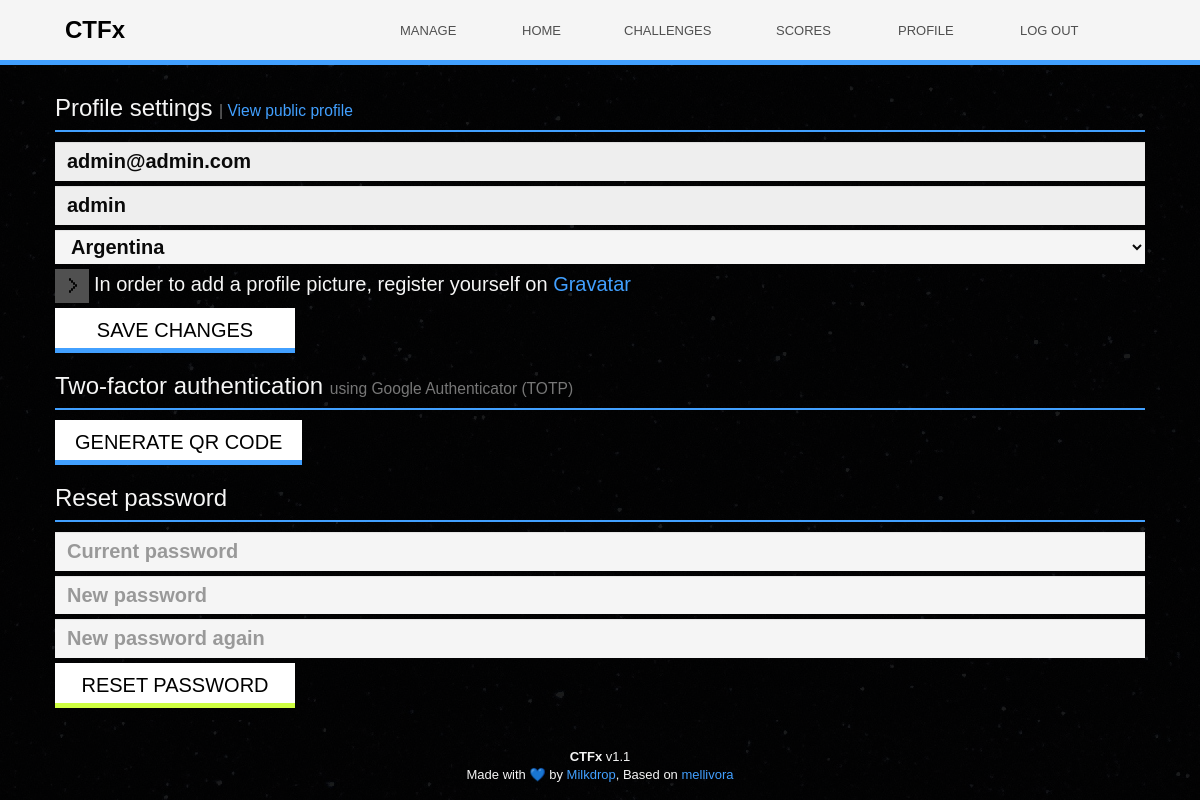
The app's page /profile.php (signed in) with its own data.
### tables this page shows
CREATE TABLE users (
  id int(10) unsigned NOT NULL AUTO_INCREMENT,
  email varchar(255) NOT NULL,
  team_name varchar(255) NOT NULL,
  added int(10) unsigned NOT NULL,
  last_active int(10) unsigned NOT NULL DEFAULT '0',
  passhash varchar(255) NOT NULL,
  download_key char(64) NOT NULL,
  class tinyint(4) NOT NULL DEFAULT '0',
  enabled tinyint(1) NOT NULL DEFAULT '1',
  user_type tinyint(3) unsigned NOT NULL DEFAULT '0',
  competing tinyint(1) NOT NULL DEFAULT '1',
  country_id smallint(5) unsigned NOT NULL,
  2fa_status enum('disabled','generated','enabled') NOT NULL DEFAULT 'disabled',
  PRIMARY KEY (id),
  UNIQUE KEY email (email),
  UNIQUE KEY team_name (team_name),
  UNIQUE KEY (download_key)
);

CREATE TABLE countries (
  id smallint(5) unsigned NOT NULL AUTO_INCREMENT,
  country_name varchar(50) NOT NULL DEFAULT '',
  country_code char(2) NOT NULL DEFAULT '',
  PRIMARY KEY (id),
  UNIQUE KEY short (country_code)
);

### include/language/language.inc.php (called while the page is built, shortened)
<?php
$lang = array();

### include/language/translations/en.php (called while the page is built, shortened)
<?php
$lang['sorry'] = 'Sorry';
$lang['after_release'] = 'after release';
$lang['position'] = 'Position';
$lang['team'] = 'Team';
$lang['points'] = 'Points';
$lang['points_short'] = 'pts';
$lang['country'] = 'Country';
$lang['solved'] = 'Solved';
$lang['home'] = 'Home';
$lang['profile'] = 'Profile';
$lang['scores'] = 'Scores';
$lang['log_in'] = 'Log in';
$lang['log_out'] = 'Log out';
$lang['close'] = 'Close';
$lang['error'] = 'Error';
$lang['profile_settings'] = 'Profile settings';
$lang['view_public_profile'] = 'View public profile';
$lang['hint'] = 'Hint';
$lang['hints'] = 'Hints';
$lang['no_hints_available'] = 'No hints have been made available yet.';
$lang['challenge'] = 'Challenge';
$lang['added'] = 'Added';
$lang['challenges'] = 'Challenges';
$lang['category'] = 'Category';
$lang['ctf_empty'] = 'Your CTF is looking a bit empty! Start by adding a category using the management console.';
$lang['available_in'] = 'Available in';
$lang['cat_unavailable'] = 'Category unavailable';
$lang['two_factor_auth'] = 'Two-factor authentication';
$lang['two_factor_auth_required'] = 'Two-factor authentication required';
$lang['enable_two_factor_auth'] = 'Enable two-factor authentication';
$lang['disable_two_factor_auth'] = 'Disable two-factor authentication';
$lang['generate_codes'] = 'Generate codes';
$lang['using_totp'] = 'using TOTP';
$lang['scan_with_totp_app'] = 'Scan with your TOTP app';
$lang['authenticate'] = 'Authenticate';
$lang['save_changes'] = 'Save changes';
$lang['reset_password'] = 'Reset password';
$lang['choose_password'] = 'Choose password';
$lang['password'] = 'Password';
$lang['email_password_on_signup'] = 'A confirmation email containing a random password will be sent to the chosen address.';
$lang['register'] = 'Register';
$lang['register_your_team'] = 'Register your team';
$lang['account_signup_information'] = 'Your team shares one account. {password_information}';
$lang['team_name'] = 'Team name';
$lang['select_team_type'] = 'Please select team type';
$lang['registration_closed'] = 'Registration is currently closed, but you can still <a href="interest">register your interest for upcoming events</a>.';
$lang['please_fill_details_correctly'] = 'Please fill in all the details correctly.';
$lang['invalid_team_type'] = 'That does not look like a valid team type.';
$lang['team_name_too_long_or_short'] = 'Your team name was too long or too short.';
$lang['email_not_whitelisted'] = 'Email not on whitelist. Please choose a whitelisted email or contact organizers.';
$lang['user_already_exists'] = 'An account with this team name or email already exists.';
$lang['signup_successful'] = 'Signup successful';
$lang['signup_successful_text'] = 'Thank you for registering! Your chosen email is: {email}. Make sure to check your spam folder as emails from us may be placed into it. Please stay tuned for updates!';
$lang['your_password_is'] = 'Your password is';
$lang['your_password_was_set'] = 'Your password was chosen by you on signup.';
$lang['signup_email_subject'] = '{site_name} account details';
$lang['signup_email_success'] =
    '{team_name}, your registration at {site_name} was successful.' .
    "\r\n" .
    "\r\n" .
    '{signup_email_availability}' .
    "\r\n" .
    "\r\n" .
    '{signup_email_password}' .
    "\r\n" .
    "\r\n" .
    'Please stay tuned for updates!' .
    "\r\n" .
    "\r\n" .
    'Regards,' .
    "\r\n" .
    '{site_name}'
;
$lang['signup_email_account_availability_message_login_now'] = 'You can now log in using your email and chosen password.';
$lang['signup_email_account_availability_message_login_later'] = 'Once the competition starts, please use this email address to log in.';

### include/db.inc.php (called while the page is built, shortened)
<?php
$db = null;
function get_global_db_pdo() {
    global $db;
    if ($db === null) {
        try {
            $db = new PDO(
                Config::get('MELLIVORA_CONFIG_DB_ENGINE').':' .
                'host='.Config::get('MELLIVORA_CONFIG_DB_HOST').';' .
                'port='.Config::get('MELLIVORA_CONFIG_DB_PORT').';' .
                'dbname='.Config::get('MELLIVORA_CONFIG_DB_NAME').';' .
                'charset=utf8', Config::get('MELLIVORA_CONFIG_DB_USER'),
                Config::get('MELLIVORA_CONFIG_DB_PASSWORD')
            );
            $db->setAttribute(PDO::ATTR_ERRMODE, PDO::ERRMODE_EXCEPTION);
            $db->setAttribute(PDO::ATTR_EMULATE_PREPARES, false);
        } catch (Exception $e) {
            message_inline('Caught exception connecting to database', "red");
            throw $e;
        }
    }
    return $db;
}
function db_select_one ($table, array $fields, array $where = null, $orderBy = null, $whereGlue = 'AND') {
    return db_select ($table, $fields, $where, $orderBy, $whereGlue, false);
}
function db_select ($table, array $fields, array $where = null, $orderBy = null, $whereGlue = 'AND', $all = true) {
    $db = get_global_db_pdo();
    try {
        $query = 'SELECT '.implode(', ', $fields).' ';
        $query .= 'FROM '.$table.' ';
        if (!empty($where)) {
            $query .= 'WHERE '.implode('=? '.$whereGlue.' ', array_keys($where)).'=?';
        }
        if (!empty($where)) {
            $stmt = $db->prepare($query);
            $values = array_values($where);
            $stmt->execute($values);
        }
        else {
            $stmt = $db->query($query);
        }
        if ($all) {
            return $stmt->fetchAll(PDO::FETCH_ASSOC);
        }
        else {
            return $stmt->fetch(PDO::FETCH_ASSOC);
        }
    } catch (PDOException $e) {
        sql_exception($e);
    }
}
function db_query_fetch_all ($query, array $values = null) {
    return db_query($query, $values, true);
}
function db_query ($query, array $values = null, $all = true) {
    $db = get_global_db_pdo();
    try {
        if (!empty($values)) {
            $stmt = $db->prepare($query);
            $stmt->execute($values);
        }
        else {
            $stmt = $db->query($query);
        }
        if ($all === true) {
            return $stmt->fetchAll(PDO::FETCH_ASSOC);
        }
        else if ($all === false) {
            return $stmt->fetch(PDO::FETCH_ASSOC);
        }
    } catch (PDOException $e) {
        sql_exception($e);
    }
}

### include/general.inc.php (called while the page is built, shortened)
<?php
function array_get ($array, $key, $default = null) {
    return isset($array[$key]) ? $array[$key] : $default;
}

### include/layout/forms.inc.php (the view, shortened to what this page needs)
<?php
function form_start($action='', $class='', $enctype='') {
    echo '
    <form method="post" class="',($class ? $class : 'form-horizontal'),'"',($enctype ? ' enctype="'.$enctype.'"' : ''),'',($action ? ' action="'.$action.'"' : ''),' role="form">
    ';
}
function form_end() {
    echo '</form>';
}
function form_input_text($name, $prefill = false, array $options = null, $tip = null) {
    $name = htmlspecialchars($name);
    $field_name = strtolower(str_replace(' ','_',$name));
    echo '
    <div class="form-group">
          <input
            type="text"
            id="',$field_name,'"
            name="',$field_name,'"
            class="form-control"
            placeholder="',$name,'"
            ',($prefill !== false ? ' value="'.htmlspecialchars($prefill).'"' : ''),'
            ',(array_get($options, 'disabled') ? ' disabled' : ''),'
            ',(array_get($options, 'autocomplete') ? ' autocomplete="'.$options['autocomplete'].'"' : ''),'
            ',(array_get($options, 'autofocus') ? ' autofocus' : ''),'
          />';
    echo '</div>';
}
function form_input_password($name, $prefill = false, array $options = null) {
    $name = htmlspecialchars($name);
    $field_name = strtolower(str_replace(' ','_',$name));
    echo '
    <div class="form-group">
        <input type="password" id="',$field_name,'" name="',$field_name,'" class="form-control" placeholder="',$name,'"',($prefill !== false ? ' value="'.htmlspecialchars($prefill).'"' : ''),'',($options['disabled'] ? ' disabled' : ''),' required />
    </div>
    ';
}
function form_button_submit ($name, $type = '1') {
    $name = htmlspecialchars($name);
    $field_name = strtolower(str_replace(' ','_',$name));
    echo '
    <div class="form-group">
        <button type="submit" id="',$field_name,'" class="btn btn-lg btn-',htmlspecialchars($type),'">',$name,'</button>
    </div>
    ';
}
function form_select ($opts, $name, $value, $selected, $option, $optgroup='') {
    $name = htmlspecialchars($name);
    $field_name = strtolower(str_replace(' ','_',$name));
    echo '
    <div class="form-group">
        <select class="form-control" id="',$field_name,'" name="',$field_name,'">';
    foreach ($opts as $opt) {
        echo '<option value="',htmlspecialchars($opt[$value]),'"',($opt[$value] == $selected ? ' selected="selected"' : ''),'>', htmlspecialchars($opt[$option]), '</option>';
    }
    echo '
        </select>
    </div>
    ';
}
function form_logout() {
    echo '
    <form action="/actions/logout" method="post">
        ',form_xsrf_token(),'
        <button class="shuffle-text" type="submit" id="logout-button">',lang_get('log_out'),'</button>
    </form>
    ';
}

### htdocs/css/mellivora.css (style rules this page uses)
html { height: 100%; }
body { background-color: #000; color: #F5F5F5; min-height: 100%; position: relative; font-family: Sans-serif; font-size: 16px; }
.btn { border: none; border-radius: 0px; opacity: 1 !important; outline: none; }
.btn-lg { position: relative; min-width: 240px; min-height: 45px; padding: 7px 20px; font-size: 20px; background-color: #fff; color: #000; z-index: 1; text-transform: uppercase; transition: color 200ms cubic-bezier(0.25, 0.46, 0.45, 0.94), background-color 200ms ease-in-out; }
.btn-lg::before { position: absolute; width: 100%; height: 5px; z-index: -1; bottom: 0; left: 0; content: ""; transition: height 200ms cubic-bezier(0.25, 0.46, 0.45, 0.94); }
.btn-1::before { background-color: #42A0FF; }
.btn-2::before { background-color: #CFFF42; }
a { color: #42A0FF; outline: none !important; transition: color 200ms ease-in-out; }
select { cursor: pointer; }
.form-control { font-weight: bold; font-size: 20px; background-color: #F5F5F5; color: #0a0a0a; border: none; border-radius: 0px; height: auto; box-sizing: border-box; padding: 5px 5px 5px 12px; }
.form-horizontal .form-group { margin-right: 0px; margin-left: 0px; position: relative; }
.form-group { margin-bottom: 5px; width: 100%; }
#menu-main a, #menu-main button { color: #0a0a0a; opacity: 0.7; width: 120px; margin-top: 2px; padding: 10px 5px; text-transform: uppercase; background: none; border: none; cursor: pointer; text-align: inherit; transition: opacity 200ms ease-in-out; }

### records on screen
users: email "admin@admin.com", team_name "admin", country "Argentina"

### other values on screen
Config::get('MELLIVORA_CONFIG_SITE_NAME') "CTFx"
lang_get('manage') "MANAGE"
lang_get('home') "HOME"
lang_get('challenges') "CHALLENGES"
lang_get('scores') "SCORES"
lang_get('profile') "PROFILE"
lang_get('log_out') "LOG OUT"
$title "Profile settings"
$tagline "| View public profile"
$message "In order to add a profile picture, register yourself on Gravatar"
$name "SAVE CHANGES GENERATE QR CODE RESET PASSWORD"
$title "Two-factor authentication Reset password"
$tagline "using Google Authenticator (TOTP)"
